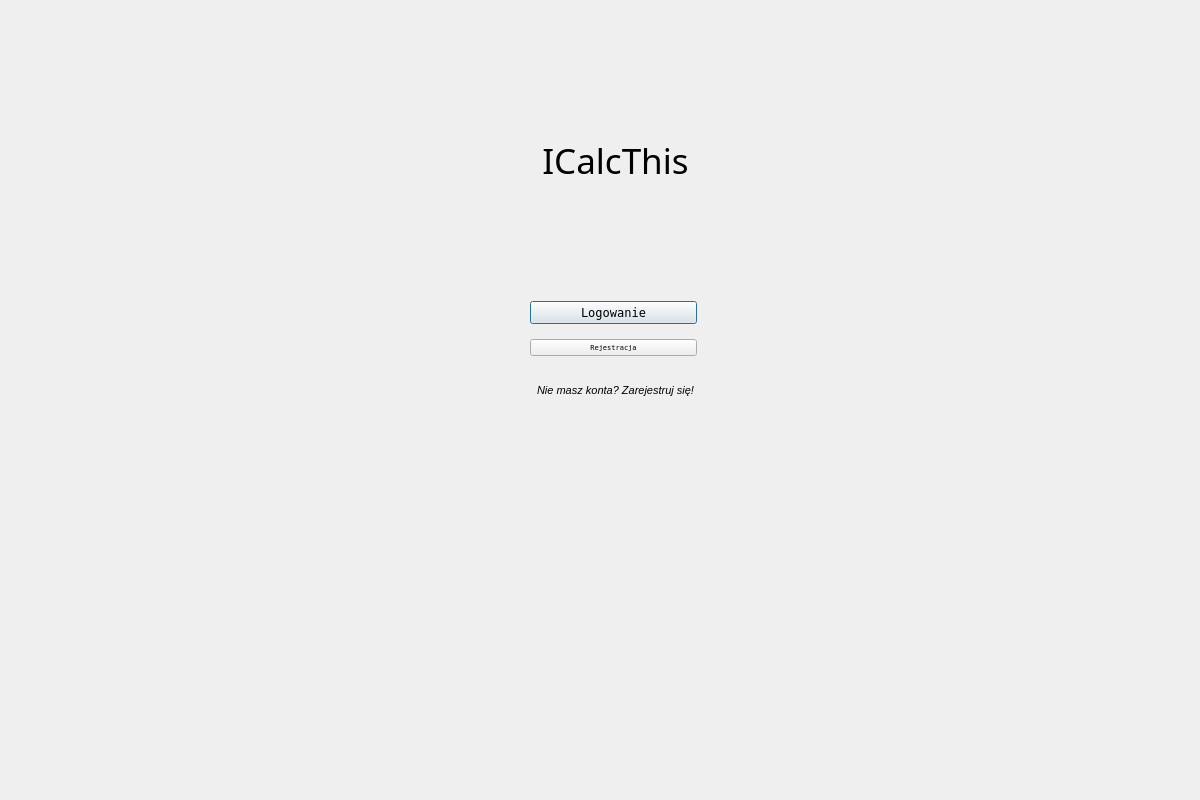
<?xml version="1.0" encoding="UTF-8"?>
<ui version="4.0">
 <class>Dialog</class>
 <widget class="QDialog" name="Dialog">
  <property name="geometry">
   <rect>
    <x>0</x>
    <y>0</y>
    <width>1200</width>
    <height>800</height>
   </rect>
  </property>
  <property name="windowTitle">
   <string>Dialog</string>
  </property>
  <widget class="QWidget" name="welcomeWidget" native="true">
   <property name="geometry">
    <rect>
     <x>0</x>
     <y>0</y>
     <width>1200</width>
     <height>800</height>
    </rect>
   </property>
   <property name="styleSheet">
    <string notr="true">QWidget#welcomeWidget{
background-color:qlineargradient(spread:pad, x1:0, y1:0, x2:1, y2:1, stop:0 rgba(179, 204, 117, 255), stop:1 rgba(255, 255, 255, 255))};</string>
   </property>
   <widget class="QLabel" name="ICalcThisTekst">
    <property name="geometry">
     <rect>
      <x>500</x>
      <y>90</y>
      <width>231</width>
      <height>141</height>
     </rect>
    </property>
    <property name="font">
     <font>
      <family>Yu Gothic Light</family>
      <pointsize>30</pointsize>
      <italic>false</italic>
      <bold>false</bold>
      <underline>false</underline>
      <stylestrategy>PreferDefault</stylestrategy>
     </font>
    </property>
    <property name="text">
     <string>&lt;html&gt;&lt;head/&gt;&lt;body&gt;&lt;p align=&quot;center&quot;&gt;&lt;span style=&quot; font-size:26pt;&quot;&gt;ICalcThis&lt;/span&gt;&lt;/p&gt;&lt;/body&gt;&lt;/html&gt;</string>
    </property>
   </widget>
   <widget class="QLabel" name="zarejestrujSieTekst">
    <property name="geometry">
     <rect>
      <x>520</x>
      <y>380</y>
      <width>191</width>
      <height>21</height>
     </rect>
    </property>
    <property name="text">
     <string>&lt;html&gt;&lt;head/&gt;&lt;body&gt;&lt;p align=&quot;center&quot;&gt;&lt;span style=&quot; font-size:8pt; font-style:italic;&quot;&gt;Nie masz konta? Zarejestruj się!&lt;/span&gt;&lt;/p&gt;&lt;/body&gt;&lt;/html&gt;</string>
    </property>
   </widget>
   <widget class="QWidget" name="layoutWidget">
    <property name="geometry">
     <rect>
      <x>530</x>
      <y>280</y>
      <width>167</width>
      <height>97</height>
     </rect>
    </property>
    <layout class="QVBoxLayout" name="verticalLayout">
     <item>
      <layout class="QVBoxLayout" name="logowanie_pion">
       <property name="spacing">
        <number>15</number>
       </property>
       <property name="sizeConstraint">
        <enum>QLayout::SetDefaultConstraint</enum>
       </property>
       <item>
        <widget class="QPushButton" name="przycisk_logowania">
         <property name="font">
          <font>
           <family>Terminal</family>
          </font>
         </property>
         <property name="text">
          <string>Logowanie</string>
         </property>
        </widget>
       </item>
       <item>
        <widget class="QPushButton" name="przycisk_nowe_konto">
         <property name="font">
          <font>
           <family>Terminal</family>
           <pointsize>5</pointsize>
          </font>
         </property>
         <property name="text">
          <string>Rejestracja</string>
         </property>
        </widget>
       </item>
      </layout>
     </item>
    </layout>
   </widget>
  </widget>
 </widget>
 <resources/>
 <connections/>
</ui>
